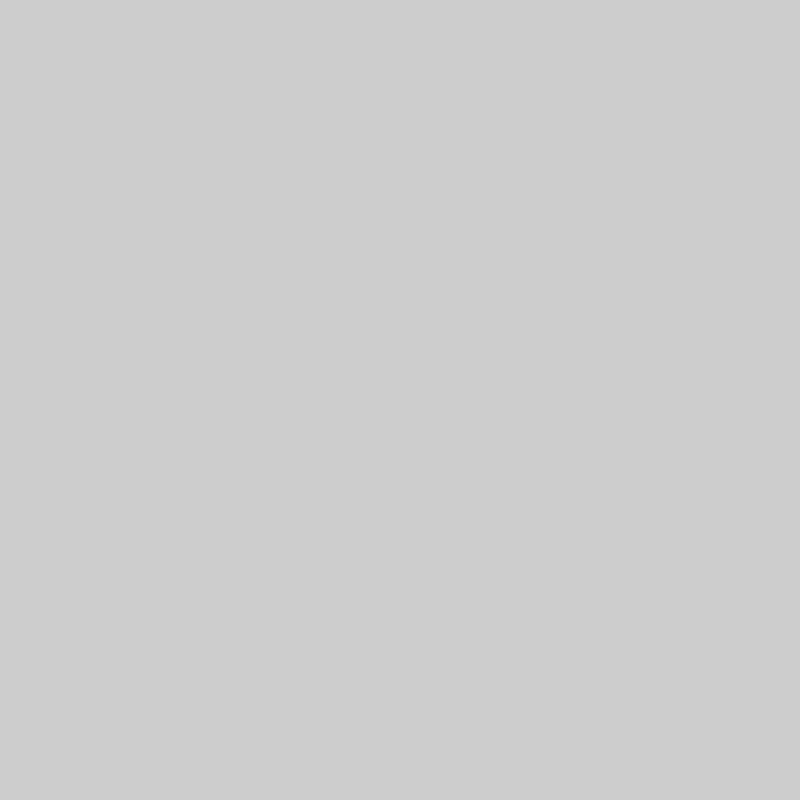
Frame 1 (no input)
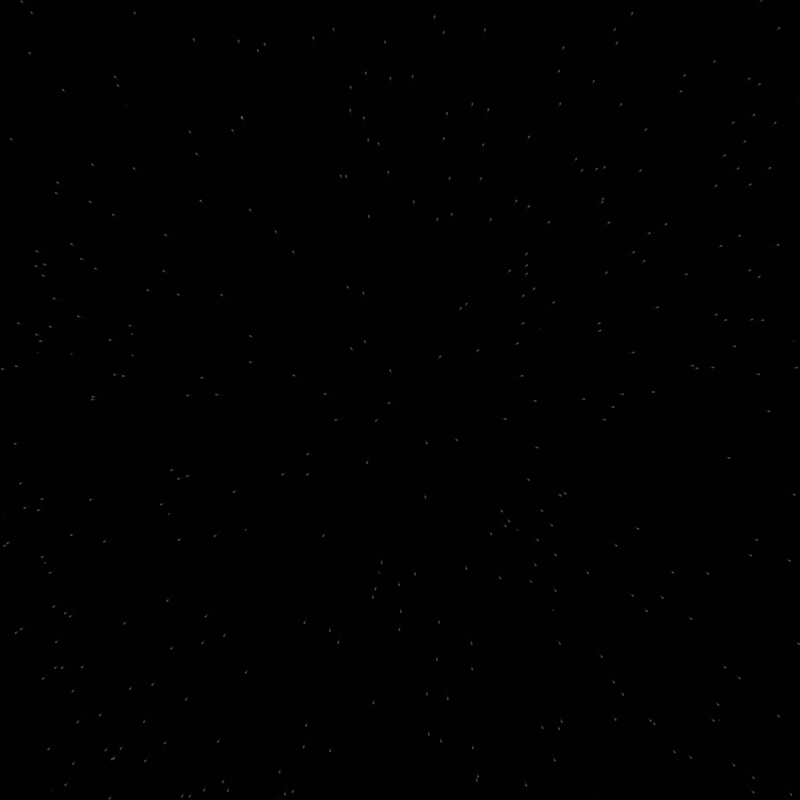
Frame 60 (no input)
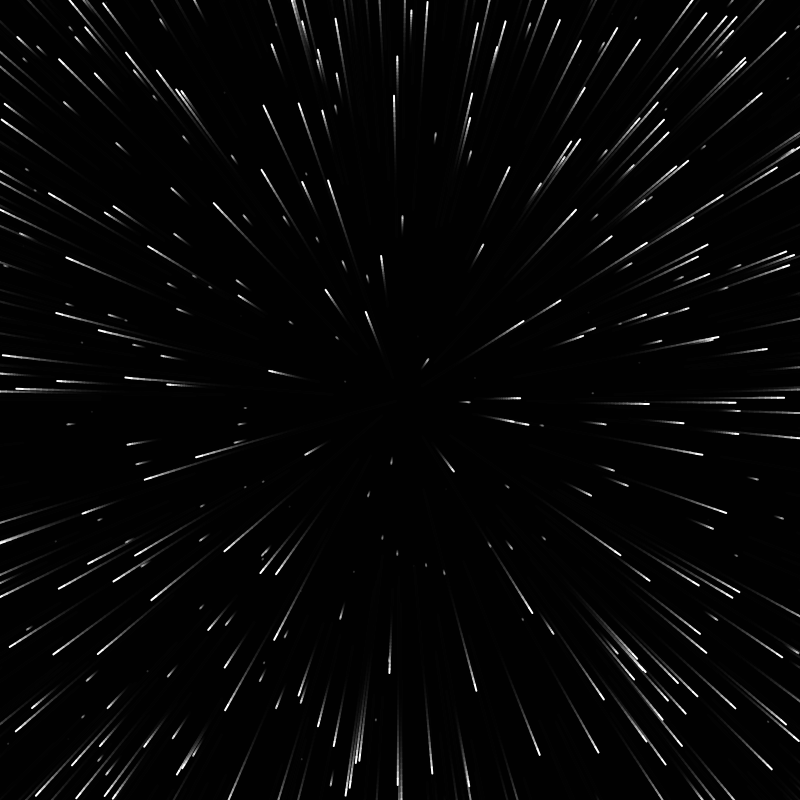
Frame 120 (the mouse pressed at the canvas centre since frame 60)

The p5.js sketch that drew these frames (run headless with seeded random() and noise() and a simulated clock; from frame 60 on, the mouse is pressed at the canvas centre):

// p5.js sketch
// ── sketch.js
const numStars = 350;
let stars = [];

function setup() {
  createCanvas(800, 800);
  stroke(255);

  for (let i = 0; i < numStars; i++){
    stars.push(new Star(random(width), random(height)));
  }
}

function draw() {
  background(0,50);

  const acc = map(mouseX, 0, width, 0.005, 0.2);

  stars = stars.filter(star => {
    star.draw();
    star.update(acc);
    return star.isActive();
  });

  while (stars.length < numStars) {
    stars.push(new Star(random(width), random(height)));
  }
}

class Star {
  constructor(x, y) {
    this.pos = createVector(x, y);
    this.prevPos = createVector(x, y);

    this.vel = createVector(0,0);

    this.ang = atan2(y - (height/2),  x - (width/2));
  }

  isActive() {
    return onScreen(this.prevPos.x, this.prevPos.y);
  }

  update (acc) {
    this.vel.x += cos(this.ang) * acc;
    this.vel.y += sin(this.ang) * acc;

    this.prevPos.x = this.pos.x;
    this.prevPos.y = this.pos.y;

    this.pos.x += this.vel.x;
    this.pos.y += this.vel.y;
  }

  draw(){
    const alpha = map(this.vel.mag(), 0, 3, 0, 255);
    strokeWeight(2);
    stroke(255, alpha);
    line(this.pos.x, this.pos.y, this.prevPos.x, this.prevPos.y);
  }
}

function onScreen(x, y){
  return x >= 0 && x <= width && y >= 0 && y <= height;
}
